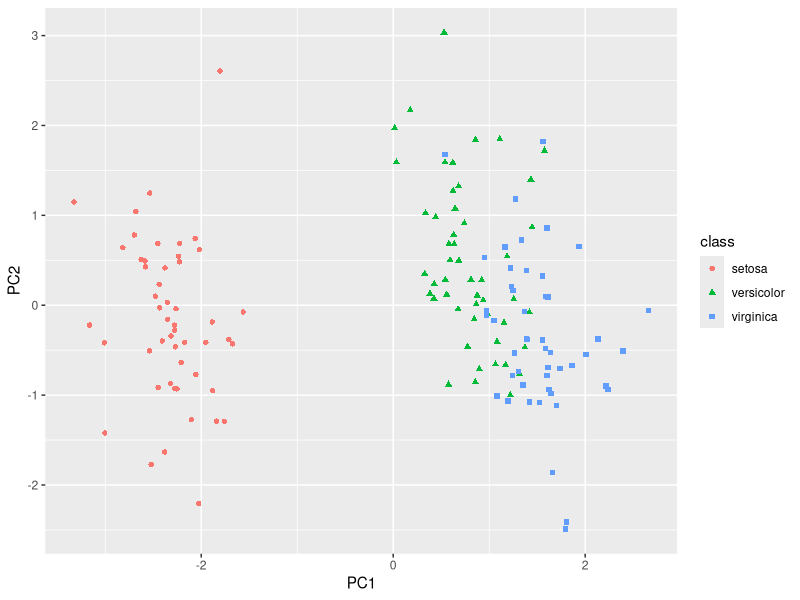

The R source for this figure: (Note: this script raises an error after producing the figure.)
# You need these packages for the example to run
install.packages("randomForest")
library(randomForest)
library(ROCR)
library(MASS)
library(ggplot2)
#Scaling of the data (iris data with 4 variables and 3 classes)
scale_iris<-scale(iris[,1:4], center = FALSE, scale = TRUE)
data2 <- log10(scale_iris[,1:4])
class<-iris[,5]
#PCA analysis

pca<-prcomp(data2,center = TRUE,scale. = TRUE)
#calculating %variance
variance_PC<-100*pca$sdev^2/sum(pca$sdev)
#Add plotting 
PCA_scores<-pca$x
ggplot(PCA_scores[,1:2], aes(x=PC1, y=PC2, shape=class, color=class)) +geom_point()
#COmparing PCA and URF
Iris.urf <- randomForest(data2)
crowsD<-nrow(Iris.urf$proximity)
R = do.call(cbind, rep(list(rowMeans(Boston.urf$proximity)), crowsD))
C = do.call(cbind, rep(list(colMeans(Boston.urf$proximity)), crowsD))
Doublecenter <-Iris$proximity-M-R-mean(Boston.urf$proximity[])
PCA_URF<-prcomp(Doublecenter)
scores<-data.frame(PCA_URF$x[,1:2])
ggplot(scores[,1:2], aes(x=PC1, y=PC2, shape=class, color=class)) + geom_point()
